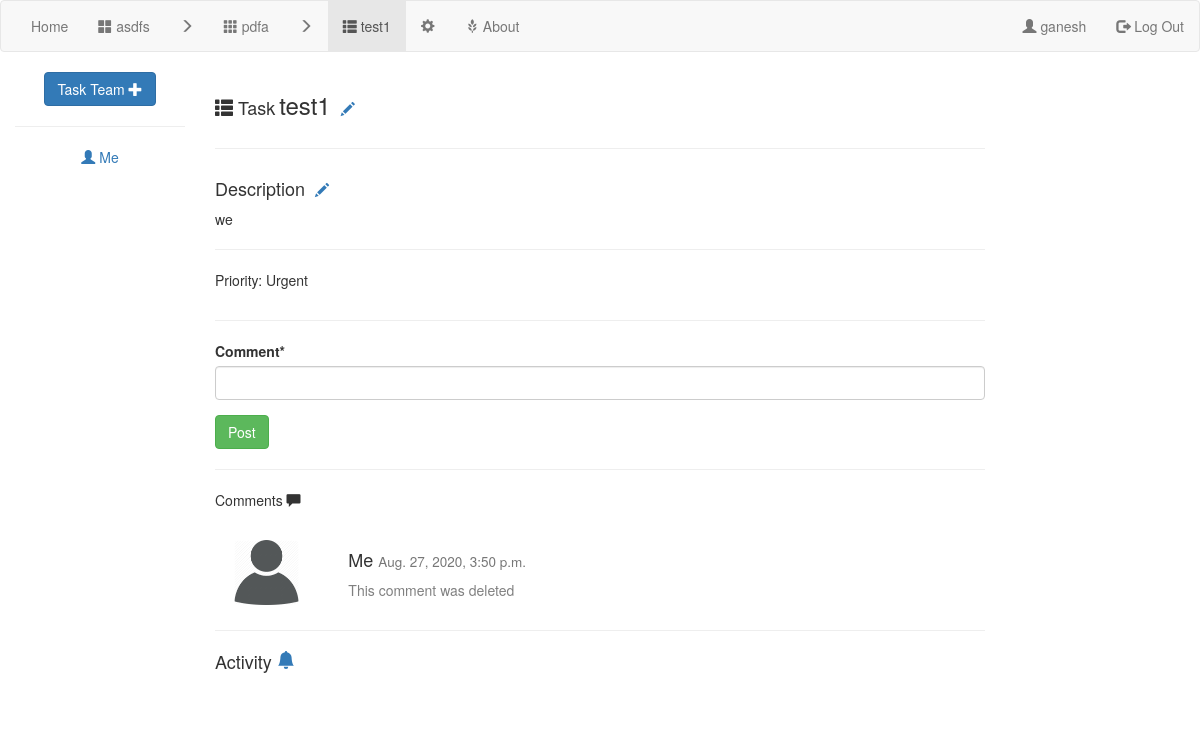
Screenshot of /1/1/4/task/ (signed in) with the database file from the repository.
### projectMgr/models.py (models this page shows)
class Project(models.Model):
    name = models.CharField(max_length=100)
    people = models.ManyToManyField(User,related_name="project_set")
    description = models.TextField()
    isArchived = models.BooleanField(default=False)
    comment = models.ManyToManyField(Comment)
    created = models.DateTimeField(auto_now=True)
    createdBy = models.ForeignKey(User,on_delete=models.CASCADE,related_name="projectIcreated",null=True)
    deadLine = models.DateTimeField(null=True)
    pass

class TaskGroup(models.Model):
    name = models.CharField(max_length=100)
    creator = models.ForeignKey(User,on_delete=models.CASCADE,related_name='taskgroupIcreated',null=True)
    description = models.TextField()
    project = models.ForeignKey(Project,on_delete=models.CASCADE,related_name="taskgroup_set",null=True)
    comment = models.ManyToManyField(Comment)
    people = models.ManyToManyField(User)
    created = models.DateTimeField(auto_now=True)
    DeadLine = models.DateTimeField(null=True)

class Task(models.Model):
    name = models.CharField(max_length=100)
    people = models.ManyToManyField(User)
    reporter = models.ForeignKey(User,related_name='Ireported',null=True,on_delete=models.PROTECT)
    description = models.TextField()
    taskGroup = models.ForeignKey(TaskGroup,on_delete=models.CASCADE,null=True)
    comment = models.ManyToManyField(Comment)
    created = models.DateTimeField(auto_now=True)
    stage = models.CharField(max_length=100) #initiate->in progress->review->done
    priority = models.CharField(max_length=100,default="Normal")
    deadLine = models.DateTimeField(null=True)
    pass

class User(AbstractUser):
    profilePicture = models.CharField(max_length=200,null=True)
    fullName = models.CharField(max_length=100,null=True)
    bio = models.CharField(null=True,max_length=500)
    pass

class Comment(models.Model):
    createdOn = models.DateTimeField(auto_now=True)
    modifiedOn = models.DateTimeField()
    createdBy = models.ForeignKey(User, on_delete=models.CASCADE)
    textField = models.TextField()
    replyLink = models.ForeignKey('self', on_delete=models.CASCADE,null=True)
    deleted = models.BooleanField(default=False)

### projectMgr/views.py (the view)
# urls.py: path('<int:projectid>/<int:taskGroupId>/<int:taskid>/task/',views.taskDetail,name='taskDetail'),
def taskDetail(request: HttpRequest, projectid, taskGroupId, taskid):
    if not request.user.is_authenticated:
        return redirect('projectMgr:homepage')
    '''

    :param request:
    :return:
    '''
    thisProject = models.Project.objects.get(id=projectid)
    thisTaskGroup = models.TaskGroup.objects.get(id=taskGroupId)
    thisTask = models.Task.objects.get(id=taskid)
    thisUser = request.user
    commentForm = forms.createComment
    commentSet = thisTask.comment.all()
    stream = action_object_stream(thisTask)
    '''
    need multiple forms to fill in the details of the task.
    1.description
    2.attachment
    3.comment
    '''
    return render(request, 'projectMgr/taskDetail.html',
                  {'project': thisProject, 'taskGroup': thisTaskGroup, 'task': thisTask, 'commentForm': commentForm,
                   'commentSet': commentSet, 'thisUser': thisUser, 'stream':stream})
    pass

### projectMgr/templates/projectMgr/taskDetail.html (shortened to what this page needs)
{% extends 'projectMgr/base.html' %}
{% block leftnav %}
<li><a href="{% url 'projectMgr:projectDetail' project.id %}" ><span class="glyphicon glyphicon-th-large"></span> {{project.name}}</a></li>
<li><a href="" ><span class="glyphicon glyphicon-menu-right"></span></a></li>
<li><a  href="{% url 'projectMgr:taskGroupDetail' project.id taskGroup.id %}" ><span class="glyphicon glyphicon-th"></span> {{taskGroup.name}}</a></li>
<li><a href="" ><span class="glyphicon glyphicon-menu-right"></span></a></li>
<li class="active"><a  href="{% url 'projectMgr:taskDetail' project.id taskGroup.id task.id %}" ><span class="glyphicon glyphicon-th-list"></span> {{ task.name }}</a></li>
<li><a href="{% url 'projectMgr:taskDetailEdit' project.id taskGroup.id task.id %}" ><span class="glyphicon glyphicon-cog"></span></a></li>
{% endblock %}
{% block heading %}
    <h4 style="display: inline-block"><span class="glyphicon glyphicon-th-list"></span> Task</h4>
    <h3 style="display: inline-block;margin-right: 10px" > {{ task.name }} <h5 style="display: inline-block"><a href="{% url 'projectMgr:taskDetailEdit' project.id taskGroup.id task.id %}"> <i class="glyphicon glyphicon-pencil"></i></a> </h5></h3>
    <hr>
{% endblock %}
{% block body %}
         <h4 style="display: inline-block;margin-right: 10px" >Description <h5 style="display: inline-block"><a href="{% url 'projectMgr:taskDetailEdit' project.id taskGroup.id task.id%}"> <i class="glyphicon glyphicon-pencil"></i></a> </h5></h4>
    <div>
    {{ task.description }}
    </div>
      <hr>
    <div class="row">
        <div class="col-sm-4">
            <p>Priority: {{ task.priority }}</p>
        </div>
    </div>
    <hr>
        {% load crispy_forms_tags %}
    <form action="{% url 'projectMgr:taskDetailComment' project.id taskGroup.id task.id %}" method="post">
{{ commentForm|crispy }}
    <input type="submit" class="btn btn-success" value="Post">
    </form>
    <hr>
     <p> Comments <span class="glyphicon glyphicon-comment"></span></p><br>
    {% load static %}
    {% for comment in commentSet %}
    <div class="row">
        <div class="col-sm-2 text-center">
            <img src="{% static 'projectMgr/images/default_user.png' %}"  height="65" width="65" style=" border-radius: 5px" alt="">
        </div>
        <div class="col-sm-10">
            <h4>
                {% if comment.createdBy == thisUser %}
                Me
                {% else %}
                {{ comment.createdBy.username }}
                {% endif %}
                <small>{{comment.createdOn}}</small></h4>
            {% if comment.deleted %}
            <p style="color: gray">This comment was deleted</p>
            {% else %}
            <p>{{ comment.textField }}</p>
                {% if comment.createdBy == thisUser %}
                     <a href="{% url 'projectMgr:taskDeleteComment' project.id taskGroup.id task.id comment.id %}" ><span class="glyphicon glyphicon-minus-sign"></span></a>
                    {% endif %}
            {% endif %}
        </div>
        </div>
        <hr>
    {% endfor %}
    {% load activity_tags i18n %}
     <h4>Activity <a href="{% url 'projectMgr:followTask' project.id taskGroup.id task.id%}">
        {% if thisUser|is_following:task %}
        <svg width="1em" height="1em" viewBox="0 0 16 16" class="bi bi-bell-fill" fill="currentColor" xmlns="http://www.w3.org/2000/svg">
  <path d="M8 16a2 2 0 0 0 2-2H6a2 2 0 0 0 2 2zm.995-14.901a1 1 0 1 0-1.99 0A5.002 5.002 0 0 0 3 6c0 1.098-.5 6-2 7h14c-1.5-1-2-5.902-2-7 0-2.42-1.72-4.44-4.005-4.901z"/>
</svg>
    {% endif %}
</a></h4>
{% endblock %}
{% block sidenav %}
      <a href="{% url 'projectMgr:chooseTaskMates' project.id taskGroup.id task.id %}" class="btn btn-primary">Task Team <span class="glyphicon glyphicon-plus"></span> </a>
   <hr>
            {% for person in task.people.all %}
             {% if person == thisUser %}
                <p><a style="margin: 3px"  href=""><span class="glyphicon glyphicon-user"></span> Me</a></p>
                {% else %}
            <p><a style="margin: 3px"  href=""><span class="glyphicon glyphicon-user"></span> {{ person.username }}</a></p>
            {% endif %}
        {% endfor %}
    <br>
{% endblock %}

### projectMgr/templates/projectMgr/base.html (shortened to what this page needs)
<!DOCTYPE html>
<html lang="en">
 {% load static %}
<link rel="stylesheet" type="text/css" href="{% static 'projectMgr/styles.css' %}">
  <link rel="stylesheet" href="https://maxcdn.bootstrapcdn.com/bootstrap/3.4.1/css/bootstrap.min.css">
<nav class="navbar navbar-default ">
    <div class="container-fluid">
        <ul class="nav navbar-nav">
            <li class="nav-item"><a href="{% url 'projectMgr:homepage' %}">Home</a></li>
            {% block leftnav %}
            {% endblock %}
            <li><a href="{% url 'projectMgr:about' %}"><span class="glyphicon glyphicon-grain"></span> About</a></li>
        </ul>
        <ul class="nav navbar-nav navbar-right">
            {% block rightnav %}
                {% if thisUser %}
                    <li><a href="{% url 'projectMgr:userinfo' %}"><span class="glyphicon glyphicon-user"></span> {{ thisUser.username }}</a></li>
                    <li><a href="{% url 'projectMgr:logout' %}"><span class="glyphicon glyphicon-log-out"></span> Log Out</a></li>
                {% else %}
                    <li><a href="{% url 'projectMgr:signin' %}"><span class="glyphicon glyphicon-log-in"></span> Log In</a></li>
                    <li><a href="{% url 'projectMgr:signup' %}"><span class="glyphicon glyphicon-user"></span> Sign Up</a></li>
                {% endif %}
            {% endblock %}
        </ul>
    </div>
</nav>
<div class="container-fluid text-center">
    <div class="row content">
        <div class="col-sm-2 sidenav">
            {% block sidenav %}{% endblock %}
        </div>
        <div class="col-sm-8 text-left">
        {% block heading %}
        {% endblock %}
        {% block body %}{% endblock %}
        </div>
    </div>
</div>
</html>

### rows the page displays
Project: name "asdfs"
TaskGroup: name "pdfa"
Task: name "test1", description "we", priority "Urgent"
User: username "ganesh", shows "Me"
Comment: shows "Me", createdOn "Aug. 27, 2020, 3:50 p.m.", deleted "This comment was deleted"
